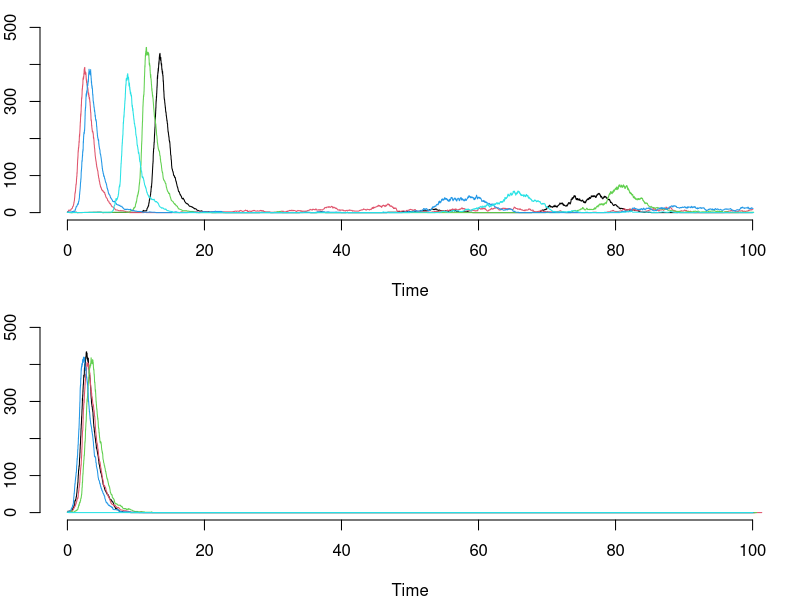

Reproduce this figure in R.
## Gillespie algorithm benchmark question: key for part (d)
## Meaningful Modeling of Epidemiological Data, 2012
## AIMS, Muizenberg
## Juliet Pulliam, 2011,2012
##
## The question leads you through the construction of a stochastic
## SIRS model using the Gillespie algorithm.
##
## This is example code for part (d).

rm(list=ls())

event <- function(time,S,I,R,N=pop.size,R0=basic.reproductive.ratio,rho=rate.of.waning,external=external.introduction.rate,final.time=MAXTIME){
  
  trans.rate <- R0*S*I/N + external
  recov.rate <- I
  loss.rate <- rho*R
  
  tot.rate <- trans.rate+recov.rate+loss.rate
  
  if(tot.rate==0){
    return(data.frame(time=final.time,S=S,I=I,R=R))
  }
  
  event.time <- time+rexp(1,tot.rate)
  
  dd <- runif(1)
  if(dd<trans.rate/tot.rate){
    S <- S-1
    I <- I+1
  }else{
    if(dd<(trans.rate+recov.rate)/tot.rate){
      I <- I-1
      R <- R+1  	  
    }else{
      R <- R-1
      S <- S+1
    }
  }
  
  return(data.frame(time=event.time,S=S,I=I,R=R))
}

MAXTIME <- 100
NUMRUNS <- 5

pop.size <- 1000
basic.reproductive.ratio <- 4
rate.of.waning <- 0.01 # Note: Try increasing this value to 0.05... what happens?

par(mfcol=c(2,1),mar=c(4,2,1,1))
plot(NA,NA,xlim=c(0,MAXTIME),ylim=c(0,pop.size/2),xlab="Time",ylab="Number infectious",bty="n")

# Version with external source of infection (external set to 1/5)
for(ii in 1:NUMRUNS){
  sim.time <- 0
  ts <- data.frame(time=sim.time,S=pop.size-1,I=1,R=0)
  next.time <- ts
  while(next.time$time<MAXTIME){
    next.time <- event(next.time$time,next.time$S,next.time$I,next.time$R,external=1/5)
    ts <- rbind(ts,next.time)
  }
  
  lines(ts$time,ts$I,col=ii)
}

plot(NA,NA,xlim=c(0,MAXTIME),ylim=c(0,pop.size/2),xlab="Time",ylab="Number infectious",bty="n")

# Version without external source of infection (external set to 0)
for(ii in 1:NUMRUNS){
  sim.time <- 0
  ts <- data.frame(time=sim.time,S=pop.size-1,I=1,R=0)
  next.time <- ts
  while(next.time$time<MAXTIME){
    next.time <- event(next.time$time,next.time$S,next.time$I,next.time$R,external=0)
    ts <- rbind(ts,next.time)
  }
  
  lines(ts$time,ts$I,col=ii)
}
